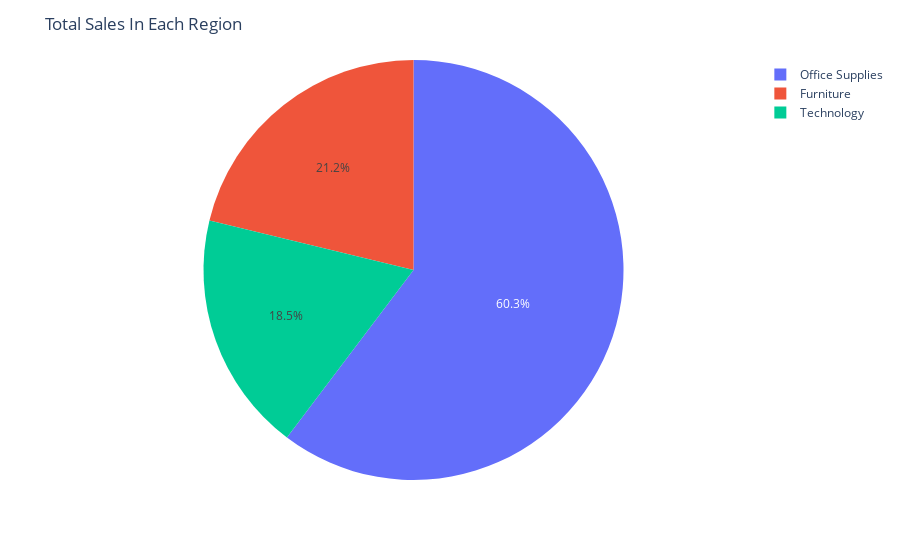

This figure's notebook cell:
### Code cell
fig1=px.pie(df,
           names='Category')
fig1.update_layout(
    title="Total Sales In Each Region"
)
fig1.show()

### Figure 1 — Plotly figure (JSON) as saved in the notebook; plotly's stock layout.template omitted (floating-point values rounded to 4 significant figures; data arrays with more than 128 entries replaced by an {"elided": "..."} marker saying what was removed)
{"data": [{"domain": {"x": [0, 1], "y": [0, 1]}, "hovertemplate": "Category=%{label}<extra></extra>", "labels": {"elided": "9800 str values"}, "legendgroup": "", "name": "", "showlegend": true, "type": "pie"}], "layout": {"autosize": true, "hiddenlabels": [], "legend": {"tracegroupgap": 0}, "margin": {"t": 60}, "title": {"text": "Total Sales In Each Region"}}}
